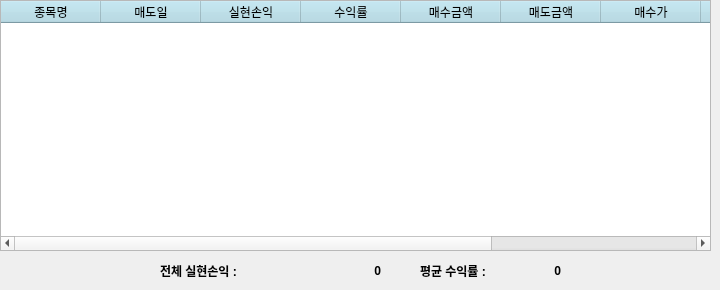
    <widget class="QWidget" name="market_sim_profit">
     <attribute name="title">
      <string>손익</string>
     </attribute>
     <widget class="QTableWidget" name="stockProfitTable">
      <property name="geometry">
       <rect>
        <x>0</x>
        <y>0</y>
        <width>711</width>
        <height>251</height>
       </rect>
      </property>
      <property name="styleSheet">
       <string notr="true">QHeaderView::section
{
background-color:lightblue;
}</string>
      </property>
      <property name="selectionMode">
       <enum>QAbstractItemView::SingleSelection</enum>
      </property>
      <property name="selectionBehavior">
       <enum>QAbstractItemView::SelectRows</enum>
      </property>
      <attribute name="verticalHeaderVisible">
       <bool>false</bool>
      </attribute>
      <column>
       <property name="text">
        <string>종목명</string>
       </property>
      </column>
      <column>
       <property name="text">
        <string>매도일</string>
       </property>
      </column>
      <column>
       <property name="text">
        <string>실현손익</string>
       </property>
      </column>
      <column>
       <property name="text">
        <string>수익률</string>
       </property>
      </column>
      <column>
       <property name="text">
        <string>매수금액</string>
       </property>
      </column>
      <column>
       <property name="text">
        <string>매도금액</string>
       </property>
      </column>
      <column>
       <property name="text">
        <string>매수가</string>
       </property>
      </column>
      <column>
       <property name="text">
        <string>매도가</string>
       </property>
      </column>
      <column>
       <property name="text">
        <string>수수료</string>
       </property>
      </column>
      <column>
       <property name="text">
        <string>세금</string>
       </property>
      </column>
     </widget>
     <widget class="QLabel" name="profit_rateLabel">
      <property name="geometry">
       <rect>
        <x>510</x>
        <y>260</y>
        <width>51</width>
        <height>21</height>
       </rect>
      </property>
      <property name="font">
       <font>
        <family>Arial</family>
        <pointsize>9</pointsize>
        <weight>75</weight>
        <bold>true</bold>
       </font>
      </property>
      <property name="text">
       <string>0</string>
      </property>
      <property name="alignment">
       <set>Qt::AlignRight|Qt::AlignTrailing|Qt::AlignVCenter</set>
      </property>
     </widget>
     <widget class="QLabel" name="label_19">
      <property name="geometry">
       <rect>
        <x>160</x>
        <y>260</y>
        <width>91</width>
        <height>21</height>
       </rect>
      </property>
      <property name="font">
       <font>
        <family>Arial</family>
        <pointsize>9</pointsize>
        <weight>75</weight>
        <bold>true</bold>
       </font>
      </property>
      <property name="text">
       <string>전체 실현손익 :</string>
      </property>
     </widget>
     <widget class="QLabel" name="profit_profitLabel">
      <property name="geometry">
       <rect>
        <x>250</x>
        <y>260</y>
        <width>131</width>
        <height>21</height>
       </rect>
      </property>
      <property name="font">
       <font>
        <family>Arial</family>
        <pointsize>9</pointsize>
        <weight>75</weight>
        <bold>true</bold>
       </font>
      </property>
      <property name="text">
       <string>0</string>
      </property>
      <property name="alignment">
       <set>Qt::AlignRight|Qt::AlignTrailing|Qt::AlignVCenter</set>
      </property>
     </widget>
     <widget class="QLabel" name="label_21">
      <property name="geometry">
       <rect>
        <x>420</x>
        <y>260</y>
        <width>91</width>
        <height>21</height>
       </rect>
      </property>
      <property name="font">
       <font>
        <family>Arial</family>
        <pointsize>9</pointsize>
        <weight>75</weight>
        <bold>true</bold>
       </font>
      </property>
      <property name="text">
       <string>평균 수익률 :</string>
      </property>
     </widget>
    </widget>
